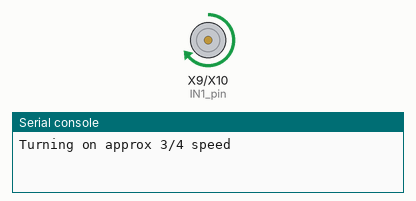
Simulated run of this program. Board: pyboard running MicroPython. On the bench: motor-driver pin pairs drawn as motors (green arrow = first pin HIGH = forward, orange = second pin HIGH = backward, longer = more drive), the last lines printed to the serial console. Library files of the repository ran but are not shown: 1 file(s). At 21.0 s the program stops and its outputs stay as they are.

Above: at 1.0 s.
At 2.05 s:
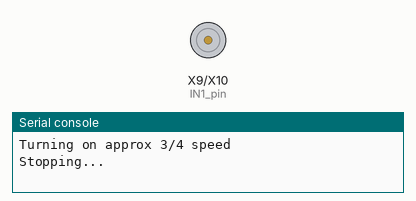
At 3.1 s:
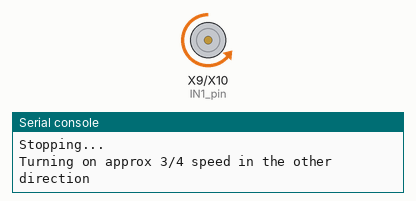
Timing chart, 0 to 5.5 s (numbered marks = the images above):
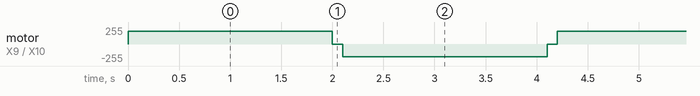

Measured:
- by itself, motor on X9 (IN1_pin) / X10 (IN2_pin): repeats every 4.2 s: stopped 0.10 s, backward 191/255 2.0 s, stopped 0.10 s, forward 191/255 2.0 s

The program:

main.py
```python
###############################################################################
# main.py
#
# This script will control a single DC motor using a Texas Instruments DRV8871
# motor driver. It should work with all DRV8871 driver breakouts, but has only
# been tested with the Adafruit one:
#  https://www.adafruit.com/product/3190
#
#
# Motor driver shec sheet - https://cdn-shop.adafruit.com/product-files/3190/drv8871.pdf
# Adafruit Overview - https://learn.adafruit.com/adafruit-drv8871-brushed-dc-motor-driver-breakout
#
# Created: 11/06/17
#   - Joshua Vaughan
#   - joshua.vaughan@louisiana.edu
#   - http://www.ucs.louisiana.edu/~jev9637
#
# Modified:
#   *
#
# TODO:
#   *
###############################################################################

import pyb  # import the pyboard module
import time # import the time module

# We need to set up two digital outputs that we will use to control the
# direction of the motor. Both outputs need to have PWM capabilities, so both
# should be connected to a pin that has an associated timer on the pyboard.
# The pins usd below should work on both the pyboard and pyboard LITE. In this
# case we are using timer 4.
PWM_TIMER = pyb.Timer(4, freq=20000)

IN1_pin = pyb.Pin('X9')
IN1_PWM = PWM_TIMER.channel(1, pyb.Timer.PWM, pin=IN1_pin)

IN2_pin = pyb.Pin('X10')
IN2_PWM = PWM_TIMER.channel(2, pyb.Timer.PWM, pin=IN2_pin)


try:
    # This for loop will run 5 times
    for counter in range(5):
        print("Turning on approx 3/4 speed")

        # To turn the motor in one direction, we need to set IN2 low and
        # control the speed using PWM on IN 1
        IN2_PWM.pulse_width_percent(0)

        # We set the speed by setting the duty cycle of the PWM command
        IN1_PWM.pulse_width_percent(75)

        # Sleep 2 seconds. The motor should keep running
        time.sleep(2)

        print("Stopping...")
        # To stop the motor, we should set the duty cycle to 0
        IN1_PWM.pulse_width_percent(0)
        time.sleep_ms(100)         # Sleep briefly to let the motor stop


        print("Turning on approx 3/4 speed in the other direction")
        # to turn the motor in one direction, A0 should be high and A1 low
        # To turn the motor in the other direction, we need to set IN2 low and
        # control the speed using PWM on IN2
        IN1_PWM.pulse_width_percent(0)

        # We set the speed by setting the duty cycle of the PWM command
        IN2_PWM.pulse_width_percent(75)

        # Sleep 2 seconds. The motor should keep running
        time.sleep(2)

        print("Stopping...")
        # To stop the motor, we should set the duty cycle of both IN1 and IN2 to 0
        IN1_PWM.pulse_width_percent(0)
        IN2_PWM.pulse_width_percent(0)
        time.sleep_ms(100)         # Sleep briefly to let the motor stop

except:
    print("Some Error Occurred. Stopping motor.")
    # To stop the motor, we should set the duty cycle to 0
    IN1_PWM.pulse_width_percent(0)
    IN2_PWM.pulse_width_percent(0)

    # If we call raise here, we'll still get the information on why the
    # exception was raised in the first place. Without this, we do not.
    raise 
```
